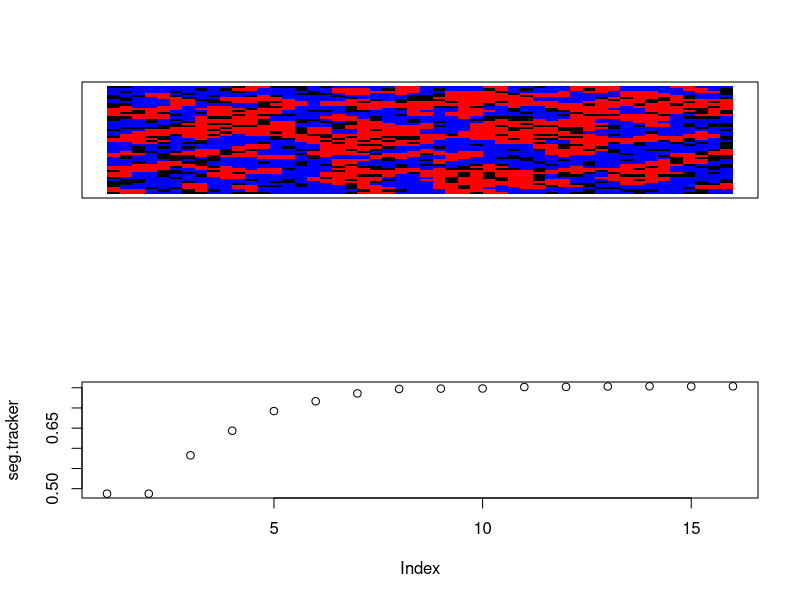

Source code (R):
# model parameters ####
rows <- 50 
cols <- 50
proportion.group.1 <- .5 # proportion of red agents
empty <- .2 # proportion of grid that will be empty space
min.similarity <- 3/8 # minimum proportion of neighbors that are the same type to not move
center.grid <- c(25,25)

# create.grid ####
# generates a rows x column matrix and randomly places the initial population
# values in the matrix are either 0, 1, or 2
# if 0, the space is empty
# 1 and 2 represent the two different groups
create.grid <- function(rows, cols, proportion.group.1, empty){
  pop.size.group.1 <- (rows*cols)*(1-empty)*proportion.group.1
  pop.size.group.2 <- (rows*cols)*(1-empty)*(1-proportion.group.1)
  
  initial.population <- sample(c(
    rep(1, pop.size.group.1), 
    rep(2, pop.size.group.2), 
    rep(0, (rows*cols)-pop.size.group.1-pop.size.group.2)
  ))
  grid <- matrix(initial.population, nrow=rows, ncol=cols)
}

# visualize.grid ####
# outputs a visualization of the grid, with red squares representing group 1,
# blue squares group 2, and black squares empty locations.
visualize.grid <- function(grid){
  # Produces visualization of a matrix.
  image(grid, col=c('black','red','blue'), xaxs=NULL, yaxs=NULL, xaxt='n', yaxt='n')
}

# empty.locations ####
# returns all the locations in the grid that are empty
# output is an N x 2 array, with N equal to the number of empty locations
# the 2 columns contain the row and column of the empty location.
empty.locations <- function(grid){
  return(which(grid==0, arr.ind=T))
}

# similarity.to.center ####
# takes a grid and the center.val of that grid and returns
# the proportion of cells that are the same as the center,
# ignoring empty cells. the center.val must be specified
# manually in case the grid has an even number of rows or 
# columns
# Used to calculate neighborhood similarity. What proportion of neighbors match the center value.
similarity.to.center <- function(grid.subset, center.val){
  if(center.val == 0){ return(NA) }
  same <- sum(grid.subset==center.val) - 1
  not.same <- sum(grid.subset!=center.val) - sum(grid.subset==0)
  return(same/(same+not.same))
}

# segregation ####
# computes the proportion of neighbors who are from the same group
segregation <- function(grid){
  same.count <- 0
  diff.count <- 0
  for(row in 1:(nrow(grid)-1)){
    for(col in 1:(ncol(grid)-1)){
      if(grid[row,col] != 0 && grid[row+1,col+1] != 0){
        if(grid[row,col] != grid[row+1,col+1]){
          diff.count <- diff.count + 1
        } else {
          same.count <- same.count + 1
        }
      }
    }
  }
  return(same.count / (same.count + diff.count))
}

# unhappy.agents ####
# takes a grid and a minimum similarity threshold and computes
# a list of all of the agents that are unhappy with their 
# current location. the output is N x 2, with N equal to the
# number of unhappy agents and the columns representing the 
# location (row, col) of the unhappy agent in the grid
unhappy.agents <- function(grid, min.similarity){
  grid.copy <- grid
  for(row in 1:rows){
    for(col in 1:cols){
      similarity.score <- similarity.to.center(grid[max(0, row-1):min(rows,row+1), max(0,col-1):min(cols,col+1)], grid[row,col])
      if(is.na(similarity.score)){
        grid.copy[row,col] <- NA
      } else {
        grid.copy[row,col] <- similarity.score >= min.similarity
      }
    }
  }
  return(which(grid.copy==FALSE, arr.ind = T))
}


# assign.property.cost


assign.property.cost <- function(center, currentIndex) {
  rowDiff <- abs(center[1] - currentIndex[1])
  columnDiff <- abs(center[2] - currentIndex[2])
  totalDifference <- rowDiff + columnDiff
  print(paste("THE TOTLA DIFF IS :",totalDifference))
  return(totalDifference)
}

create.property.matrix <- function(rowsVec, colVec) {
  center <- c(rowsVec/2, colVec/2)
  
  property.grid <<- matrix(nrow=rowsVec, ncol=colVec)
  temp <- c()

  for(i in 1:rowsVec) {
    for(j in 1:colVec){
      temp[i] <- assign.property.cost(center,c(i,j))
      print(temp[i])
      property.grid[i,j] <- temp[i]
    }
  }
  

}

create.property.matrix(rows, cols)

# one.round ####
# runs a single round of the simulation. the round starts by finding
# all of the unhappy agents and empty spaces. then unhappy agents are randomly
# assigned to a new empty location. a new grid is generated to reflect all of
# the moves that took place.
one.round <- function(grid, min.similarity){
  empty.spaces <- empty.locations(grid)
  unhappy <- unhappy.agents(grid, min.similarity)
  empty.spaces <- empty.spaces[sample(1:nrow(empty.spaces)), ]
  for(i in 1:nrow(empty.spaces)) {
    
    if(i>nrow(unhappy)){ 
      break;
    }
    # Move unhappy to empty spaces.
    grid[empty.spaces[i,1], empty.spaces[i,2]] <- grid[unhappy[i,1],unhappy[i,2]]
    # A blank space.
    grid[unhappy[i,1], unhappy[i,2]] <- 0
  }
  return(grid)
}



# running the simulation ####
done <- FALSE # a variable to keep track of whether the simulation is complete
grid <- create.grid(rows, cols, proportion.group.1, empty)
seg.tracker <- c(segregation(grid)) # keeping a running tally of the segregation scores for each round
while(!done){
  new.grid <- one.round(grid, min.similarity) # run one round of the simulation, and store output in new.grid
  seg.tracker <- c(seg.tracker, segregation(grid)) # calculate segregation score and add to running list
  if(all(new.grid == grid)){ # check if the new.grid is identical to the last grid
    done <- TRUE # if it is, simulation is over -- no agents want to move
  } else {
    grid <- new.grid # otherwise, replace grid with new.grid, and loop again.
  }
}
layout(1:2) # change graphics device to have two plots
visualize.grid(grid) # show resulting grid
plot(seg.tracker) # plot segregation over time
